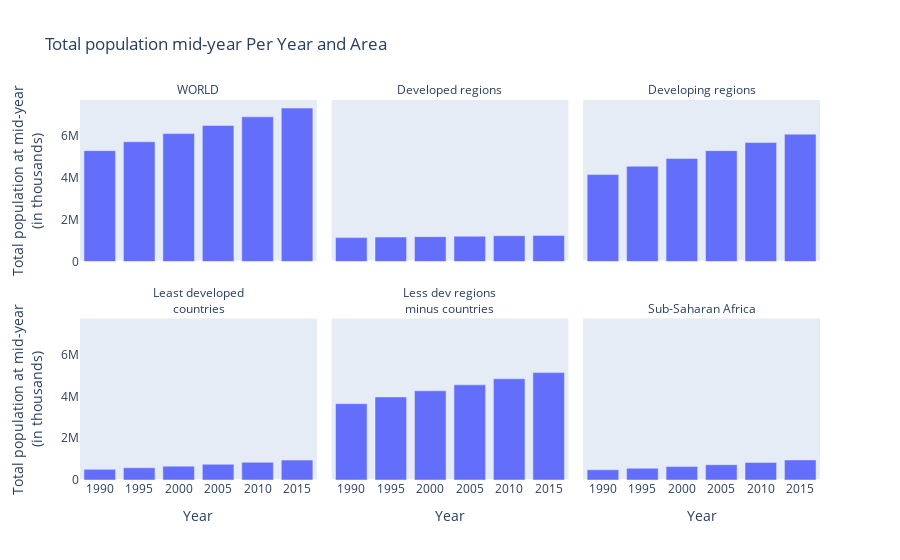

Here is the notebook cell this chart was saved with:
### Markdown cell above
##### For all areas of the world, the largest population is the most recent year (2015)... but has it been a steady increase?

### Code cell
# Small Multiples
extras_totpop = px.bar(data_frame = df1_extras_both, 
       x = 'Year',
       y = 'Total population at mid-year<br>(in thousands)',
      facet_col = 'Area',
      facet_col_wrap = 3,
        facet_row_spacing = 0.15,
      title = "Total population mid-year Per Year and Area")

extras_totpop.for_each_annotation(lambda title: title.update(text=title.text.split("=")[1]))
extras_totpop.update_yaxes(showgrid=False, gridcolor=None, ticks = "")

### Figure 1 — Plotly figure (JSON) as saved in the notebook; plotly's stock layout.template omitted (floating-point values rounded to 4 significant figures)
{"data": [{"alignmentgroup": "True", "hovertemplate": "Area=WORLD<br>Year=%{x}<br>Total population at mid-year<br>(in thousands)=%{y}<extra></extra>", "legendgroup": "", "marker": {"color": "#636efa", "pattern": {"shape": ""}}, "name": "", "offsetgroup": "", "orientation": "v", "showlegend": false, "textposition": "auto", "type": "bar", "x": ["1990", "1995", "2000", "2005", "2010", "2015"], "xaxis": "x4", "y": [5310000.0, 5735000.0, 6127000.0, 6520000.0, 6930000.0, 7349000.0], "yaxis": "y4"}, {"alignmentgroup": "True", "hovertemplate": "Area=Developed regions<br>Year=%{x}<br>Total population at mid-year<br>(in thousands)=%{y}<extra></extra>", "legendgroup": "", "marker": {"color": "#636efa", "pattern": {"shape": ""}}, "name": "", "offsetgroup": "", "orientation": "v", "showlegend": false, "textposition": "auto", "type": "bar", "x": ["1990", "1995", "2000", "2005", "2010", "2015"], "xaxis": "x5", "y": [1144000.0, 1170000.0, 1189000.0, 1209000.0, 1233000.0, 1251000.0], "yaxis": "y5"}, {"alignmentgroup": "True", "hovertemplate": "Area=Developing regions<br>Year=%{x}<br>Total population at mid-year<br>(in thousands)=%{y}<extra></extra>", "legendgroup": "", "marker": {"color": "#636efa", "pattern": {"shape": ""}}, "name": "", "offsetgroup": "", "orientation": "v", "showlegend": false, "textposition": "auto", "type": "bar", "x": ["1990", "1995", "2000", "2005", "2010", "2015"], "xaxis": "x6", "y": [4165000.0, 4565000.0, 4938000.0, 5311000.0, 5696000.0, 6098000.0], "yaxis": "y6"}, {"alignmentgroup": "True", "hovertemplate": "Area=Least developed<br>countries<br>Year=%{x}<br>Total population at mid-year<br>(in thousands)=%{y}<extra></extra>", "legendgroup": "", "marker": {"color": "#636efa", "pattern": {"shape": ""}}, "name": "", "offsetgroup": "", "orientation": "v", "showlegend": false, "textposition": "auto", "type": "bar", "x": ["1990", "1995", "2000", "2005", "2010", "2015"], "xaxis": "x", "y": [510100.0, 585200.0, 664400.0, 752800.0, 847300.0, 954200.0], "yaxis": "y"}, {"alignmentgroup": "True", "hovertemplate": "Area=Less dev regions<br>minus countries<br>Year=%{x}<br>Total population at mid-year<br>(in thousands)=%{y}<extra></extra>", "legendgroup": "", "marker": {"color": "#636efa", "pattern": {"shape": ""}}, "name": "", "offsetgroup": "", "orientation": "v", "showlegend": false, "textposition": "auto", "type": "bar", "x": ["1990", "1995", "2000", "2005", "2010", "2015"], "xaxis": "x2", "y": [3655000.0, 3980000.0, 4273000.0, 4558000.0, 4849000.0, 5144000.0], "yaxis": "y2"}, {"alignmentgroup": "True", "hovertemplate": "Area=Sub-Saharan Africa<br>Year=%{x}<br>Total population at mid-year<br>(in thousands)=%{y}<extra></extra>", "legendgroup": "", "marker": {"color": "#636efa", "pattern": {"shape": ""}}, "name": "", "offsetgroup": "", "orientation": "v", "showlegend": false, "textposition": "auto", "type": "bar", "x": ["1990", "1995", "2000", "2005", "2010", "2015"], "xaxis": "x3", "y": [491500.0, 563000.0, 642200.0, 733300.0, 840400.0, 962300.0], "yaxis": "y3"}], "layout": {"annotations": [{"font": {}, "showarrow": false, "text": "Least developed<br>countries", "x": 0.16, "xanchor": "center", "xref": "paper", "y": 0.425, "yanchor": "bottom", "yref": "paper"}, {"font": {}, "showarrow": false, "text": "Less dev regions<br>minus countries", "x": 0.5, "xanchor": "center", "xref": "paper", "y": 0.425, "yanchor": "bottom", "yref": "paper"}, {"font": {}, "showarrow": false, "text": "Sub-Saharan Africa", "x": 0.84, "xanchor": "center", "xref": "paper", "y": 0.425, "yanchor": "bottom", "yref": "paper"}, {"font": {}, "showarrow": false, "text": "WORLD", "x": 0.16, "xanchor": "center", "xref": "paper", "y": 1, "yanchor": "bottom", "yref": "paper"}, {"font": {}, "showarrow": false, "text": "Developed regions", "x": 0.5, "xanchor": "center", "xref": "paper", "y": 1, "yanchor": "bottom", "yref": "paper"}, {"font": {}, "showarrow": false, "text": "Developing regions", "x": 0.84, "xanchor": "center", "xref": "paper", "y": 1, "yanchor": "bottom", "yref": "paper"}], "barmode": "relative", "legend": {"tracegroupgap": 0}, "title": {"text": "Total population mid-year Per Year and Area"}, "xaxis": {"anchor": "y", "domain": [0, 0.32], "title": {"text": "Year"}}, "xaxis2": {"anchor": "y2", "domain": [0.34, 0.66], "matches": "x", "title": {"text": "Year"}}, "xaxis3": {"anchor": "y3", "domain": [0.68, 1.0], "matches": "x", "title": {"text": "Year"}}, "xaxis4": {"anchor": "y4", "domain": [0, 0.32], "matches": "x", "showticklabels": false}, "xaxis5": {"anchor": "y5", "domain": [0.34, 0.66], "matches": "x", "showticklabels": false}, "xaxis6": {"anchor": "y6", "domain": [0.68, 1.0], "matches": "x", "showticklabels": false}, "yaxis": {"anchor": "x", "domain": [0, 0.425], "showgrid": false, "ticks": "", "title": {"text": "Total population at mid-year<br>(in thousands)"}}, "yaxis2": {"anchor": "x2", "domain": [0, 0.425], "matches": "y", "showgrid": false, "showticklabels": false, "ticks": ""}, "yaxis3": {"anchor": "x3", "domain": [0, 0.425], "matches": "y", "showgrid": false, "showticklabels": false, "ticks": ""}, "yaxis4": {"anchor": "x4", "domain": [0.575, 1], "matches": "y", "showgrid": false, "ticks": "", "title": {"text": "Total population at mid-year<br>(in thousands)"}}, "yaxis5": {"anchor": "x5", "domain": [0.575, 1], "matches": "y", "showgrid": false, "showticklabels": false, "ticks": ""}, "yaxis6": {"anchor": "x6", "domain": [0.575, 1], "matches": "y", "showgrid": false, "showticklabels": false, "ticks": ""}}}
